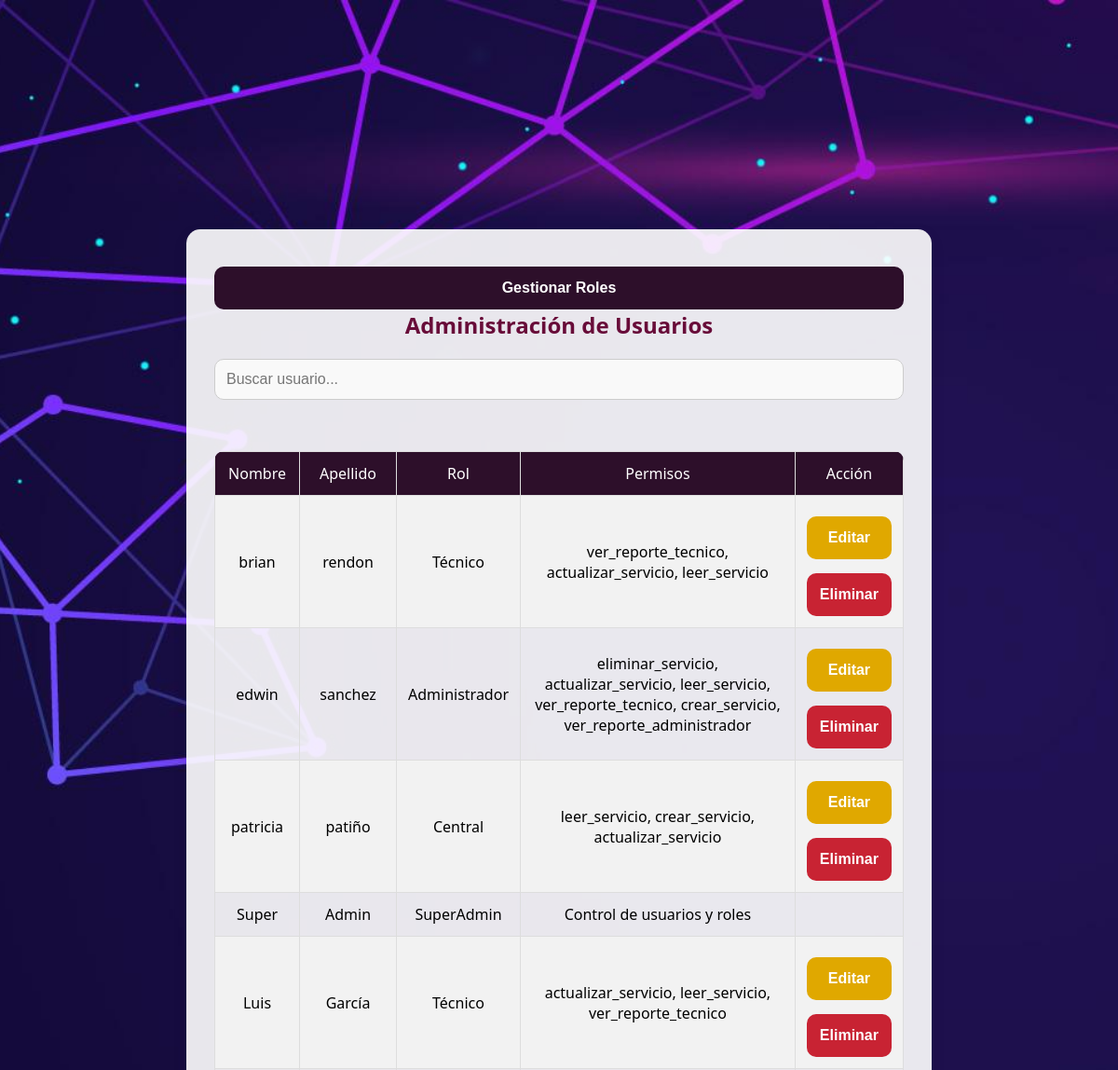
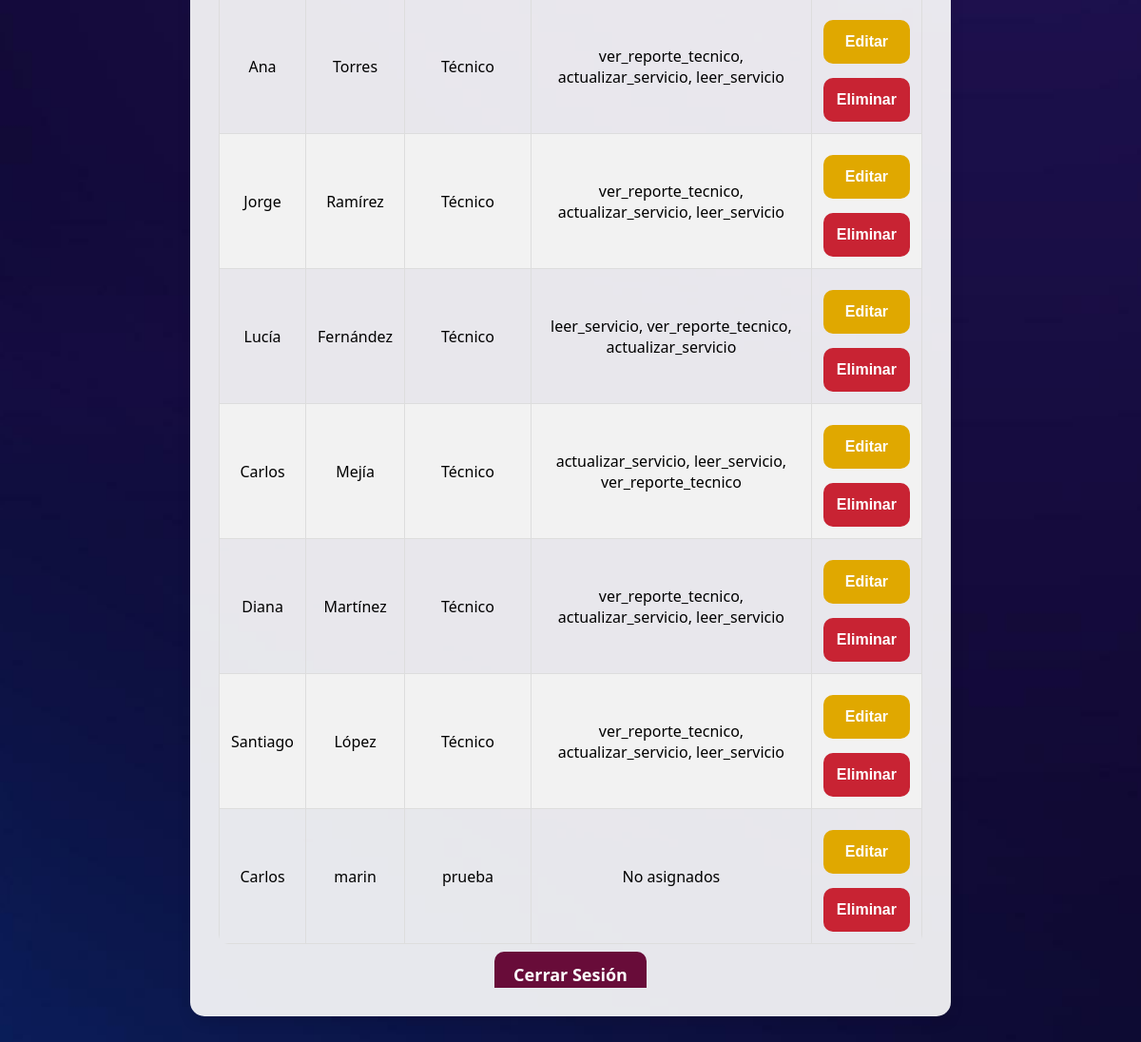
/administrador.php (signed in), run on the app's committed database (2 pictures, top to bottom).
### tables this page shows
CREATE TABLE `empleados` (
  `Cedula_Empleado_id` int(11) NOT NULL,
  `Nombre` varchar(100) NOT NULL,
  `Apellido` varchar(100) NOT NULL,
  `Contraseña` varchar(100) NOT NULL,
  `Rol_id` int(11) NOT NULL,
  `Email` varchar(100) DEFAULT NULL,
  `Telefono` varchar(20) NOT NULL,
  `intentos_fallidos` int(11) DEFAULT 0,
  `fecha_hora_bloqueo` datetime DEFAULT NULL
);

CREATE TABLE `roles` (
  `id` int(11) NOT NULL,
  `nombre` varchar(50) NOT NULL,
  `descripcion` text DEFAULT NULL
);

### administrador.php (the view, shortened to what this page needs)
<?php
require_once 'config.php';
$sqlUsuarios = "
    SELECT e.Cedula_Empleado_id, e.Nombre, e.Apellido, e.Rol_id, r.nombre AS rol_nombre,
           GROUP_CONCAT(p.nombre SEPARATOR ', ') AS permisos
    FROM empleados e
    LEFT JOIN roles r ON e.Rol_id = r.id
    LEFT JOIN rol_permisos rp ON r.id = rp.rol_id
    LEFT JOIN permisos p ON rp.permiso_id = p.id
    GROUP BY e.Cedula_Empleado_id, e.Nombre, e.Apellido, r.nombre
";
$resultUsuarios = $conn->query($sqlUsuarios);
?>
<!DOCTYPE html>
<html lang="es">
<head>
</head>
<body>
<div class="container">
    <main class="container_scroll">
        <button onclick="window.location.href='roles.php'">
            <i class="fas fa-users-cog"></i> Gestionar Roles
        </button>
        <br>
        <h2>Administración de Usuarios</h2>
        <input type="text" id="buscarUsuario" placeholder="Buscar usuario..." onkeyup="filtrarUsuarios()">
        <div class="table-container">
            <table>
                <tr>
                    <th>Nombre</th>
                    <th>Apellido</th>
                    <th>Rol</th>
                    <th>Permisos</th>
                    <th>Acción</th>
                </tr>
                <?php while ($usuario = $resultUsuarios->fetch_assoc()) { ?>
                <tr>
                    <td><?php echo $usuario['Nombre']; ?></td>
                    <td><?php echo $usuario['Apellido']; ?></td>
                    <td><?php echo $usuario['rol_nombre']; ?></td>
                    <td><?php echo $usuario['Rol_id'] == 0 ? 'Control de usuarios y roles' : ($usuario['permisos'] ? $usuario['permisos'] : 'No asignados'); ?></td>
                    <td>
                        <?php if ($usuario['Rol_id'] != 0) { ?>
                            <button type="button" class="edit" onclick="abrirModalEditar('<?php echo $usuario['Cedula_Empleado_id']; ?>', '<?php echo $usuario['Nombre']; ?>', '<?php echo $usuario['Apellido']; ?>', '<?php echo $usuario['Rol_id']; ?>')">Editar</button>
                            <form method="POST">
                                <button type="submit" class="delete">Eliminar</button>
                            </form>
                        <?php } ?>
                    </td>
                </tr>
                <?php } ?>
            </table>
        </div>
        <div class="logout">
            <a href="logout.php">Cerrar Sesión</a>
        </div>
    </main>
</div>
</body>
</html>

### administrador.php (style rules this page uses)
* { margin: 0; padding: 0; box-sizing: border-box; }
body { font-family: 'Segoe UI', Tahoma, Geneva, Verdana, sans-serif; background-image: url('Imagenes/Administrador.jpg'); background-size: cover; background-position: center; background-repeat: no-repeat; display: flex; flex-direction: column; align-items: center; justify-content: center; height: 100vh; }
.container { background-color: rgba(255, 255, 255, 0.9); padding: 30px; border-radius: 15px; box-shadow: 0 6px 15px rgba(0, 0, 0, 0.1); width: 100%; max-width: 800px; text-align: center; height: 80%; }
.container_scroll { height: 100%; overflow: auto; }
h2, h3 { color: #680c39; font-size: 24px; font-weight: 600; margin-bottom: 20px; }
input, select { width: 100%; padding: 12px; margin-bottom: 15px; border: 1px solid #ccc; border-radius: 10px; background-color: #f9f9f9; font-size: 16px; color: #333; transition: all 0.3s ease; }
button { width: 100%; padding: 14px; background-color: #2d0f2a; color: white; font-size: 16px; font-weight: 600; border: none; border-radius: 10px; cursor: pointer; transition: background-color 0.3s ease, transform 0.3s ease; margin-top: 10px; }
.table-container { overflow-x: auto; margin-top: 20px; }
table { width: 100%; border-collapse: collapse; border-radius: 10px; overflow: hidden; margin-top: 20px; }
th { background-color: #2d0f2a; color: white; font-weight: bold; padding: 12px; }
th, td { padding: 12px; text-align: center; font-weight: 500; border: 1px solid #ddd; }
tr:nth-child(even) { background-color: #f2f2f2; }
button.delete { background-color: #c82333; }
button.edit { background-color: #e0a800; margin-bottom: 5px; }
#buscarUsuario { width: 100%; padding: 12px; border: 1px solid #ccc; border-radius: 10px; font-size: 16px; background-color: #f9f9f9; }
.logout { margin-top: 20px; }
.logout a { text-decoration: none; font-size: 18px; font-weight: 600; color: white; background-color: #680c39; padding: 12px 20px; border-radius: 10px; transition: background-color 0.3s ease, transform 0.3s ease; }

### data on the page
empleados: Nombre "brian", Apellido "rendon", Rol.nombre "Técnico", permisos "ver_reporte_tecnico, actualizar_servicio, leer_servicio"
empleados: Nombre "edwin", Apellido "sanchez", Rol.nombre "Administrador", permisos "eliminar_servicio, actualizar_servicio, leer_servicio, ver_reporte_tecnico, crear_servicio, ver_reporte_administrador"
empleados: Nombre "patricia", Apellido "patiño", Rol.nombre "Central", permisos "leer_servicio, crear_servicio, actualizar_servicio"
empleados: Nombre "Super", Apellido "Admin", Rol.nombre "SuperAdmin", shows "Control de usuarios y roles"
empleados: Nombre "Luis", Apellido "García", Rol.nombre "Técnico", permisos "actualizar_servicio, leer_servicio, ver_reporte_tecnico"
empleados: Nombre "Ana", Apellido "Torres", Rol.nombre "Técnico", permisos "ver_reporte_tecnico, actualizar_servicio, leer_servicio"
empleados: Nombre "Jorge", Apellido "Ramírez", Rol.nombre "Técnico", permisos "ver_reporte_tecnico, actualizar_servicio, leer_servicio"
empleados: Nombre "Lucía", Apellido "Fernández", Rol.nombre "Técnico", permisos "leer_servicio, ver_reporte_tecnico, actualizar_servicio"
empleados: Nombre "Carlos", Apellido "Mejía", Rol.nombre "Técnico", permisos "actualizar_servicio, leer_servicio, ver_reporte_tecnico"
empleados: Nombre "Diana", Apellido "Martínez", Rol.nombre "Técnico", permisos "ver_reporte_tecnico, actualizar_servicio, leer_servicio"
empleados: Nombre "Santiago", Apellido "López", Rol.nombre "Técnico", permisos "ver_reporte_tecnico, actualizar_servicio, leer_servicio"
empleados: Nombre "Carlos", Apellido "marin", Rol.nombre "prueba", shows "No asignados"
